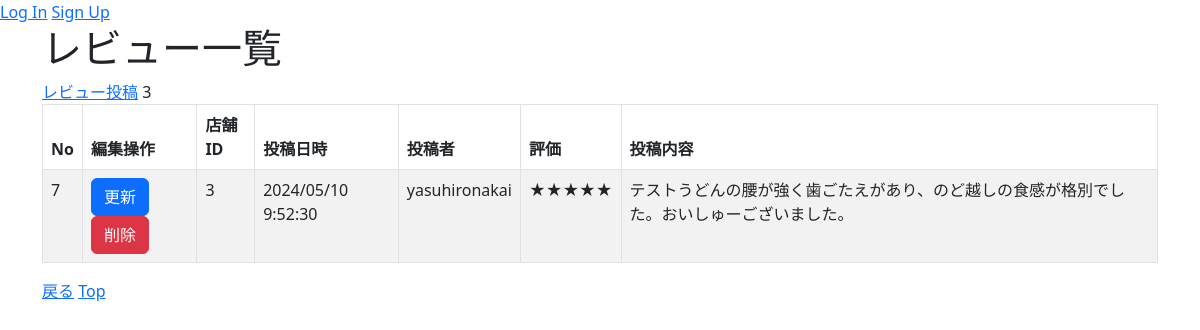
Screenshot of /main/reviewlist/3 with the database file from the repository.
### main/models.py (models this page shows, shortened)
class Review(models.Model):
    restaurantid =models.PositiveIntegerField(default=0)
    datetime = models.CharField(max_length=200)
    username = models.CharField(max_length=200)
    evaluation = models.CharField(max_length=10)
    postcontent = models.CharField(max_length=2000)

### main/views.py (the view)
# urls.py: path('main/reviewlist/<int:pk>',views.ReviewListView.as_view(), name="review_list"),
class ReviewListView(ListView):
    model = Review
    paginate_by = 5
    template_name = 'main/Review_List.html'
    def get_queryset(self):
        pk = self.kwargs['pk']
        if pk is None:
            pk = self.request.GET.get('restaurantid')
        queryset = Review.objects.filter( Q( restaurantid = pk))
        return queryset
    def get_context_data(self, **kwargs):
        restaurantid = self.kwargs['pk']
        context = super(ReviewListView, self).get_context_data(**kwargs)
        context.update({
            'restaurantid': restaurantid,
        })
        return context

### main/templates/main/Review_List.html (shortened to what this page needs)
{% extends "base.html" %}
{% block content %}
<h1>レビュー一覧</h1>
<a href="{% url 'review_create' %}?keyword={{ keyword }}&category={{ category }}&restaurantid={{ restaurantid }}">レビュー投稿</a>
<table class="table table-striped table-hover table-bordered">
    <thead>
        <tr>
            <th>No</th>
            <th>編集操作</th>
            <th>店舗ID</th>
            <th>投稿日時</th>
            <th>投稿者</th>
            <th>評価</th>
            <th>投稿内容</th>
        </tr>
    </thead>
    {% for Review in object_list %}
    <tr>
        <td>{{ Review.id }} </td>
        <td>
            <button class="btn btn-primary" onclick="location.href='{% url 'review_update' pk=Review.pk %}'">更新</button>
            <button class="btn btn-danger" onclick="location.href='{% url 'review_delete' pk=Review.pk %}'">削除</button>
        </td>
        <td>{{ Review.restaurantid }} </td>
        <td>{{ Review.datetime }} </td>
        <td>{{ Review.username }} </td>
        <td>{{ Review.evaluation }} </td>
        <td>{{ Review.postcontent }} </td>
    </tr>
    {% endfor %}
</table>
<a href="{% url 'restaurant_detail' restaurantid %}?keyword={{ keyword }}&category={{ category }}&restaurantid={{ restaurantid }}">戻る</a>
<a href="{% url 'top' %}">Top</a><br>
{% endblock %}

### rows the page displays
Review: id "7", restaurantid "3", datetime "2024/05/10 9:52:30", username "yasuhironakai", evaluation "★★★★★", postcontent "テストうどんの腰が強く歯ごたえがあり、のど越しの食感が格別でした。おいしゅーございました。"
